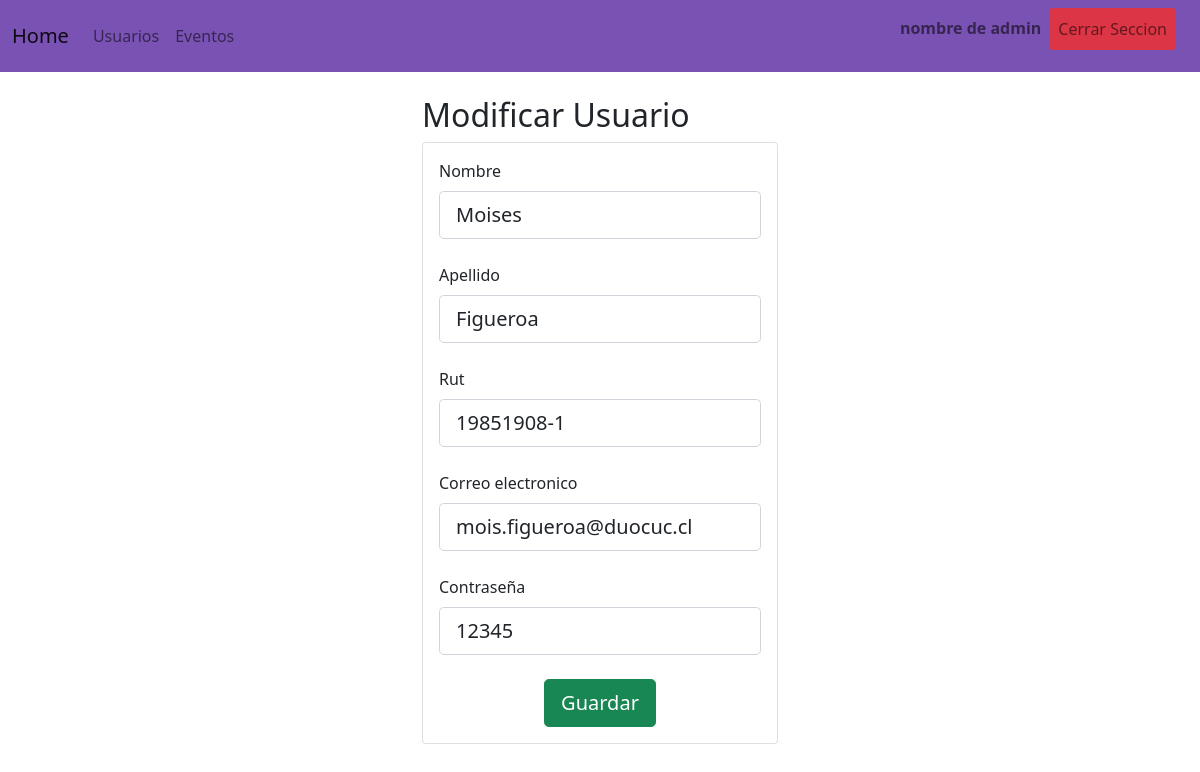
Page /modificarUsuario/19851908-1 on the committed database.
### app/models.py (models this page shows, shortened)
class Cliente(models.Model):
    rut = models.CharField(max_length=12, unique=True, validators=[rut_validator], default='00000000-0')
    nombre = models.CharField(max_length=50)
    apellido = models.CharField(max_length=50)
    correo = models.EmailField(max_length=100)
    password = models.CharField(max_length=50)

### app/views.py (the view)
# urls.py: path('modificarUsuario/<rut>', views.modificarUsuario),
def modificarUsuario(request, rut):
    cliente = Cliente.objects.get(rut=rut)
    return render(request, 'app/admin/gestionUsuariosEditar.html', {"cliente": cliente})

### app/templates/app/admin/gestionUsuariosEditar.html (shortened to what this page needs)
{% extends "app/admin/baseAdmin.html" %}
{% block body%}
<div class="row d-flex justify-content-center align-items-center h-100">
    <div class="col-sm-12 col-md-6 col-lg-4 col-xl-4">
        <h2>Modificar Usuario</h2>
        <div class="card">
            <div class="card-body">
                <form action="/editarUsuario/" method="POST"> {% csrf_token %}
                    <div class="form-group">
                        <div class="form-outline form-white mb-4">
                            <label class="form-label" for="inputFirstName">Nombre</label>
                            <input value="{{ cliente.nombre }}" placeholder="Nombre" type="text" id="inputFirstName" name="inputFirstName" class="form-control form-control-lg" required/>
                        </div>
                        <div class="form-outline form-white mb-4">
                            <label class="form-label" for="inputLastName">Apellido</label>
                            <input value="{{ cliente.apellido }}" placeholder="Apellido" type="text" id="inputLastName" name="inputLastName" class="form-control form-control-lg" required/>
                        </div>
                        <div class="form-outline form-white mb-4">
                            <label class="form-label" for="inputRut">Rut</label>
                            <input value="{{ cliente.rut }}" type="text" id="inputRut" name="inputRut" class="form-control form-control-lg" required/>
                        </div>
                        <div class="form-outline form-white mb-4">
                            <label class="form-label" for="inputEmail">Correo electronico</label>
                            <input value="{{ cliente.correo }}" placeholder="Correo Electronico" type="email" id="inputEmail" name="inputEmail" class="form-control form-control-lg" required/>
                        </div>
                        <div class="form-outline form-white mb-4">
                            <label class="form-label" for="typePassword">Contraseña</label>
                            <input value="{{ cliente.password }}" placeholder="Contraseña" type="text" id="typePassword" name="typePassword"
                                class="form-control form-control-lg" required/>
                        </div>
                        <div class="d-flex justify-content-center text-center">
                            <button type="submit" class="btn btn-success btn-lg">Guardar</button>
                        </div>
                    </div>
                </form>
            </div>
        </div>
    </div>
</div>
{% endblock %}

### rows in the picture
Cliente: inputFirstName "Moises", inputLastName "Figueroa", inputRut "19851908-1", inputEmail "mois.figueroa@duocuc.cl", typePassword "12345"
